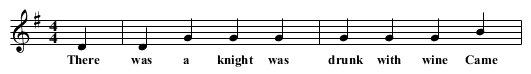
#> input picture Img/blow_single.png, 531 x 74 px, found by its file name
$ python cv_multitest.py
#> lines starting #> are read from the running program, lines starting #| are printed output that depends on the picture; after the words box and inside, x2 and y2 are one past the last pixel; in counts of white or black regions, pixels touching at a corner belong together; long printed decimals are rounded; pictures that were not available may be replaced by others from this repository, and a replacement may not be noted
#testing OpenCV methods, especially template matching for staff/time signature recognition
import cv2 as cv
import numpy as np
from matplotlib import pyplot as plt

img = cv.imread('Img/blow_single.png', cv.IMREAD_GRAYSCALE)
#> img is the input picture: shape (74, 531); min 0, max 255, mean 228.7
assert img is not None, "file could not be read, check with os.path.exists()"
img2 = img.copy()
template = cv.imread('Img/templates/flat_32.png', cv.IMREAD_GRAYSCALE)
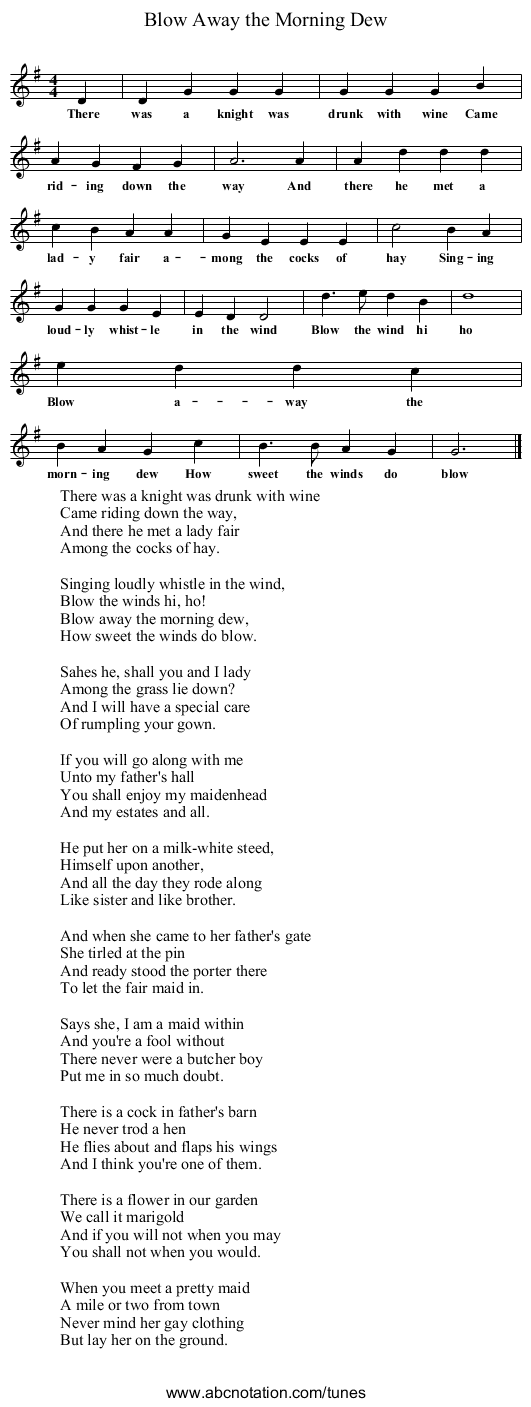
#> input picture Img/TEST_MUSIC_blow-away-the-morning-dew.png, 531 x 1407 px, given in place of flat_32.png, which was not available
#> template is the input picture: shape (1407, 531); min 0, max 255, mean 240.3
assert template is not None, "file could not be read, check with os.path.exists()"
w, h = template.shape[::-1]
#> w = 531; h = 1407

# All the 6 methods for comparison in a list
methods = ['TM_CCOEFF', 'TM_CCOEFF_NORMED', 'TM_CCORR',     #TM_CCORR* and TM_SQDIFF* all failed with a single bar
            'TM_CCORR_NORMED', 'TM_SQDIFF', 'TM_SQDIFF_NORMED']


img = img2.copy()
res = cv.matchTemplate(img,template,cv.TM_CCOEFF_NORMED)
#> res = 1334 values, max 1 at index 54, min -0.0911 at index 368, mean 0.00415
threshold = np.percentile(res, 99.995)
#> threshold = 0.985
print(threshold)
#| 0.9853
loc = np.where( res >= threshold)
#> loc = ([54], [0])
for pt in zip(*loc[::-1]):
    cv.rectangle(img, pt, (pt[0] + w, pt[1] + h), 0, 2)
#> this loop made 1 pass
#> pt on pass 1: (0, 54)
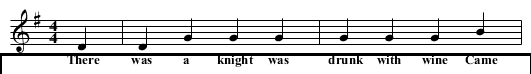
#> img: shape (74, 531); 4.19% of pixels changed, all inside (x1, y1, x2, y2) = (0, 53, 531, 74)

plt.subplot(121),plt.imshow(res,cmap = 'gray')
plt.title('Matching Result'), plt.xticks([]), plt.yticks([])
plt.subplot(122),plt.imshow(img,cmap = 'gray')
plt.title('Detected Point'), plt.xticks([]), plt.yticks([])
plt.suptitle("ccoeff_normed")

plt.show()
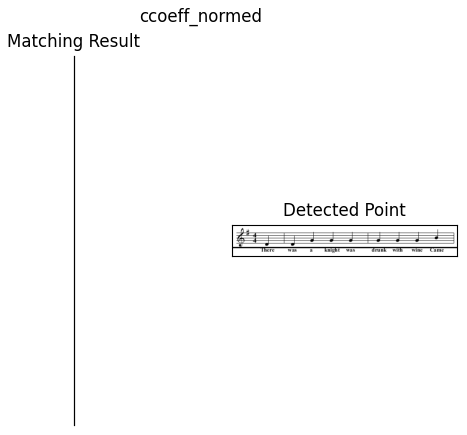
#> figure drawn by matplotlib, 2 panels
